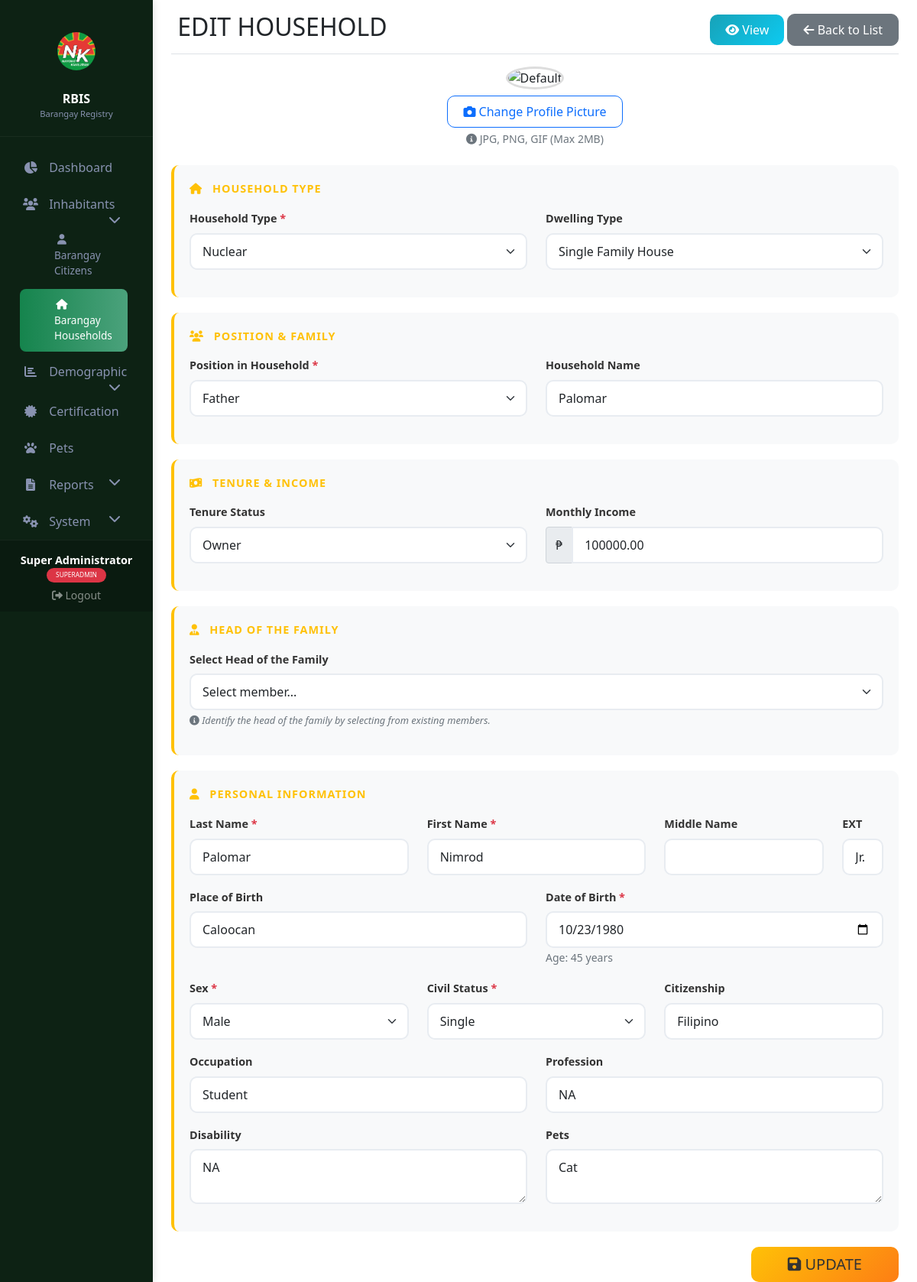
Page /inhabitants/households/edit.php?id=3 (signed in) on the committed database.
### tables this page shows
CREATE TABLE `household_records` (
  `id` int(11) NOT NULL,
  `last_name` varchar(50) NOT NULL,
  `first_name` varchar(50) NOT NULL,
  `middle_name` varchar(50) DEFAULT NULL,
  `ext_name` varchar(10) DEFAULT NULL,
  `place_of_birth` varchar(100) DEFAULT NULL,
  `date_of_birth` date DEFAULT NULL,
  `age` int(11) DEFAULT NULL,
  `sex` enum('Male','Female','Other') NOT NULL,
  `civil_status` enum('Single','Married','Widowed','Divorced','Separated') NOT NULL,
  `citizenship` varchar(50) DEFAULT NULL,
  `occupation` varchar(100) DEFAULT NULL,
  `profession` varchar(100) DEFAULT NULL,
  `disability` text DEFAULT NULL,
  `pets` text DEFAULT NULL,
  `profile_picture` varchar(255) DEFAULT NULL,
  `created_by` int(11) DEFAULT NULL,
  `created_at` timestamp NOT NULL DEFAULT current_timestamp(),
  `updated_at` timestamp NOT NULL DEFAULT current_timestamp() ON UPDATE current_timestamp(),
  `household_type` varchar(50) DEFAULT 'Nuclear',
  `dwelling_type` varchar(50) DEFAULT NULL,
  `household_name` varchar(100) DEFAULT NULL,
  `position_in_household` varchar(50) DEFAULT NULL,
  `tenure_status` varchar(50) DEFAULT 'Owner',
  `monthly_income` decimal(10,2) DEFAULT 0.00,
  `head_of_family_id` int(11) DEFAULT NULL
);

### inhabitants/households/edit.php (the view, shortened to what this page needs)
<?php
$id = isset($_GET['id']) ? (int)$_GET['id'] : 0;
$pdo = getDB();
$stmt = $pdo->prepare("SELECT * FROM household_records WHERE id = ?");
$stmt->execute([$id]);
$record = $stmt->fetch();
$household_types = ['Nuclear', 'Single Parent', 'Extended', 'Childless', 'Grandparent', 'Step Family'];
$dwelling_types = ['Single Family House', 'Townhouse', 'Condominium', 'Duplex', 'Mobile Home', 'Multi Unit', 'Apartment'];
$positions = ['Father', 'Mother', 'Son', 'Daughter', 'Grandmother', 'Grandfather', 'Father in Law', 'Mother in Law', 'Brother in Law', 'Sister in Law'];
$tenure_statuses = ['Owner', 'Renter', 'Living with Parents', 'Living with Relatives', 'Boarder', 'Other'];
?>
<!DOCTYPE html>
<html lang="en">
<head>
    <link href="https://cdn.jsdelivr.net/npm/bootstrap@5.1.3/dist/css/bootstrap.min.css" rel="stylesheet">
    <link rel="stylesheet" href="https://cdnjs.cloudflare.com/ajax/libs/font-awesome/6.0.0/css/all.min.css">
    <link rel="stylesheet" href="../../assets/css/custom.css">
</head>
<body>
    <div class="container-fluid">
        <div class="row">
            <?php include '../../includes/sidebar.php'; ?>
            <main class="col-md-10 ms-sm-auto px-md-4 main-content">
                <div class="d-flex justify-content-between flex-wrap flex-md-nowrap align-items-center pt-3 pb-2 mb-3 border-bottom">
                    <h1 class="h2">
                        <i class="fas fa-home-edit text-warning"></i> EDIT HOUSEHOLD
                    </h1>
                    <div>
                        <a href="view.php?id=<?= $record['id'] ?>" class="btn btn-info">
                            <i class="fas fa-eye"></i> View
                        </a>
                        <a href="index.php" class="btn btn-secondary">
                            <i class="fas fa-arrow-left"></i> Back to List
                        </a>
                    </div>
                </div>
                <form method="POST" enctype="multipart/form-data" class="needs-validation" novalidate>
                    <div class="text-center mb-4">
                        <div class="mb-2">
                            <?php if ($record['profile_picture']): ?>
                                <img id="profilePreview" src="../../uploads/<?= $record['profile_picture'] ?>" class="profile-preview" alt="Profile">
                            <?php else: ?>
                                <img id="profilePreview" src="../../assets/images/default-avatar.png" class="profile-preview" alt="Default">
                            <?php endif; ?>
                        </div>
                        <label class="btn btn-outline-primary">
                            <i class="fas fa-camera"></i> Change Profile Picture
                        </label>
                        <small class="d-block text-muted mt-1">
                            <i class="fas fa-info-circle"></i> JPG, PNG, GIF (Max 2MB)
                        </small>
                    </div>
                    <div class="form-section">
                        <div class="form-section-title">
                            <i class="fas fa-home"></i> HOUSEHOLD TYPE
                        </div>
                        <div class="row">
                            <div class="col-md-6 mb-3">
                                <label class="form-label">
                                    Household Type <span class="required-star">*</span>
                                </label>
                                <select name="household_type" class="form-select" required>
                                    <?php foreach ($household_types as $type): ?>
                                        <option value="<?= $type ?>" <?= $record['household_type'] == $type ? 'selected' : '' ?>>
                                            <?= $type ?>
                                        </option>
                                    <?php endforeach; ?>
                                </select>
                            </div>
                            <div class="col-md-6 mb-3">
                                <label class="form-label">
                                    Dwelling Type
                                </label>
                                <select name="dwelling_type" class="form-select">
                                    <?php foreach ($dwelling_types as $type): ?>
                                        <option value="<?= $type ?>" <?= $record['dwelling_type'] == $type ? 'selected' : '' ?>>
                                            <?= $type ?>
                                        </option>
                                    <?php endforeach; ?>
                                </select>
                            </div>
                        </div>
                    </div>
                    <div class="form-section">
                        <div class="form-section-title">
                            <i class="fas fa-users"></i> POSITION & FAMILY
                        </div>
                        <div class="row">
                            <div class="col-md-6 mb-3">
                                <label class="form-label">
                                    Position in Household <span class="required-star">*</span>
                                </label>
                                <select name="position_in_household" class="form-select" required>
                                    <?php foreach ($positions as $pos): ?>
                                        <option value="<?= $pos ?>" <?= $record['position_in_household'] == $pos ? 'selected' : '' ?>>
                                            <?= $pos ?>
                                        </option>
                                    <?php endforeach; ?>
                                </select>
                            </div>
                            <div class="col-md-6 mb-3">
                                <label class="form-label">
                                    Household Name
                                </label>
                                <input type="text" name="household_name" class="form-control" value="<?= htmlspecialchars($record['household_name']) ?>" placeholder="e.g., Dela Cruz Family">
                            </div>
                        </div>
                    </div>
                    <div class="form-section">
                        <div class="form-section-title">
                            <i class="fas fa-money-bill-wave"></i> TENURE & INCOME
                        </div>
                        <div class="row">
                            <div class="col-md-6 mb-3">
                                <label class="form-label">
                                    Tenure Status
                                </label>
                                <select name="tenure_status" class="form-select">
                                    <?php foreach ($tenure_statuses as $status): ?>
                                        <option value="<?= $status ?>" <?= $record['tenure_status'] == $status ? 'selected' : '' ?>>
                                            <?= $status ?>
                                        </option>
                                    <?php endforeach; ?>
                                </select>
                            </div>
                            <div class="col-md-6 mb-3">
                                <label class="form-label">
                                    Monthly Income
                                </label>
                                <div class="input-group">
                                    <span class="input-group-text">₱</span>
                                    <input type="number" name="monthly_income" class="form-control" value="<?= $record['monthly_income'] ?? 0 ?>" step="0.01" min="0">
                                </div>
                            </div>
                        </div>
                    </div>
                    <div class="form-section">
                        <div class="form-section-title">
                            <i class="fas fa-user-tie"></i> HEAD OF THE FAMILY
                        </div>
                        <div class="row">
                            <div class="col-md-12 mb-3">
                                <label class="form-label">
                                    Select Head of the Family
                                </label>
                                <select name="head_of_family_id" class="form-select">
                                    <option value="">Select member...</option>
                                </select>
                                <div class="help-text mt-1">
                                    <i class="fas fa-info-circle"></i>
                                    Identify the head of the family by selecting from existing members.
                                </div>
                            </div>
                        </div>
                    </div>
                    <div class="form-section">
                        <div class="form-section-title">
                            <i class="fas fa-user"></i> PERSONAL INFORMATION
                        </div>
                        <div class="row">
                            <div class="col-md-4 mb-3">
                                <label class="form-label">Last Name <span class="required-star">*</span></label>
                                <input type="text" name="last_name" class="form-control" value="<?= htmlspecialchars($record['last_name']) ?>" required>
                            </div>
                            <div class="col-md-4 mb-3">
                                <label class="form-label">First Name <span class="required-star">*</span></label>
                                <input type="text" name="first_name" class="form-control" value="<?= htmlspecialchars($record['first_name']) ?>" required>
                            </div>
                            <div class="col-md-3 mb-3">
                                <label class="form-label">Middle Name</label>
                                <input type="text" name="middle_name" class="form-control" value="<?= htmlspecialchars($record['middle_name']) ?>">
                            </div>
                            <div class="col-md-1 mb-3">
                                <label class="form-label">EXT</label>
                                <input type="text" name="ext_name" class="form-control" placeholder="Jr." value="<?= htmlspecialchars($record['ext_name']) ?>">
                            </div>
                        </div>
                        <div class="row">
                            <div class="col-md-6 mb-3">
                                <label class="form-label">Place of Birth</label>
                                <input type="text" name="place_of_birth" class="form-control" value="<?= htmlspecialchars($record['place_of_birth']) ?>">
                            </div>
                            <div class="col-md-6 mb-3">
                                <label class="form-label">Date of Birth <span class="required-star">*</span></label>
                                <input type="date" name="date_of_birth" class="form-control" value="<?= $record['date_of_birth'] ?>" required onchange="calculateAge(this)">
                                <small class="text-muted" id="ageDisplay">Age: <?= $record['age'] ?? '' ?> years</small>
                            </div>
                        </div>
                        <div class="row">
                            <div class="col-md-4 mb-3">
                                <label class="form-label">Sex <span class="required-star">*</span></label>
                                <select name="sex" class="form-select" required>
                                    <option value="Male" <?= $record['sex'] == 'Male' ? 'selected' : '' ?>>Male</option>
                                </select>
                            </div>
                            <div class="col-md-4 mb-3">
                                <label class="form-label">Civil Status <span class="required-star">*</span></label>
                                <select name="civil_status" class="form-select" required>
                                    <option value="Single" <?= $record['civil_status'] == 'Single' ? 'selected' : '' ?>>Single</option>
                                </select>
                            </div>
                            <div class="col-md-4 mb-3">
                                <label class="form-label">Citizenship</label>
                                <input type="text" name="citizenship" class="form-control" value="<?= htmlspecialchars($record['citizenship']) ?>" placeholder="e.g., Filipino">
                            </div>
                        </div>
                        <div class="row">
                            <div class="col-md-6 mb-3">
                                <label class="form-label">Occupation</label>
                                <input type="text" name="occupation" class="form-control" value="<?= htmlspecialchars($record['occupation']) ?>" placeholder="e.g., Teacher">
                            </div>
                            <div class="col-md-6 mb-3">
                                <label class="form-label">Profession</label>
                                <input type="text" name="profession" class="form-control" value="<?= htmlspecialchars($record['profession']) ?>" placeholder="e.g., Licensed Professional Teacher">
                            </div>
                        </div>
                        <div class="row">
                            <div class="col-md-6 mb-3">
                                <label class="form-label">Disability</label>
                                <textarea name="disability" class="form-control" rows="2" placeholder="List any disabilities..."><?= htmlspecialchars($record['disability']) ?></textarea>
                            </div>
                            <div class="col-md-6 mb-3">
                                <label class="form-label">Pets</label>
                                <textarea name="pets" class="form-control" rows="2" placeholder="List pets in household..."><?= htmlspecialchars($record['pets']) ?></textarea>
                            </div>
                        </div>
                    </div>
                    <div class="mt-3 text-end">
                        <button type="submit" class="btn btn-warning btn-lg px-5">
                            <i class="fas fa-save"></i> UPDATE
                        </button>
                    </div>
                </form>
            </main>
        </div>
    </div>
</body>
</html>

### rows in the picture
household_records: household_type "Nuclear", dwelling_type "Single Family House", position_in_household "Father", household_name "Palomar", tenure_status "Owner", monthly_income "100000.00", last_name "Palomar", first_name "Nimrod", ext_name "Jr.", place_of_birth "Caloocan", date_of_birth "10/23/1980", sex "Male", civil_status "Single", citizenship "Filipino", occupation "Student", profession "NA", disability "NA", pets "Cat"

### other values in the picture
$_SESSION['full_name'] "Super Administrator"
$user_role "SUPERADMIN"
